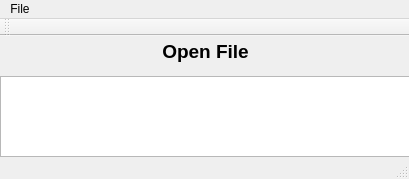
<?xml version="1.0" encoding="UTF-8"?>
<ui version="4.0">
 <class>Shorty</class>
 <widget class="QMainWindow" name="Shorty">
  <property name="geometry">
   <rect>
    <x>0</x>
    <y>0</y>
    <width>409</width>
    <height>179</height>
   </rect>
  </property>
  <property name="windowTitle">
   <string>Shorty</string>
  </property>
  <widget class="QWidget" name="centralWidget">
   <widget class="QTextEdit" name="textEdit">
    <property name="geometry">
     <rect>
      <x>0</x>
      <y>40</y>
      <width>411</width>
      <height>81</height>
     </rect>
    </property>
    <property name="font">
     <font>
      <pointsize>36</pointsize>
     </font>
    </property>
    <property name="focusPolicy">
     <enum>Qt::StrongFocus</enum>
    </property>
    <property name="readOnly">
     <bool>true</bool>
    </property>
    <property name="html">
     <string>&lt;!DOCTYPE HTML PUBLIC &quot;-//W3C//DTD HTML 4.0//EN&quot; &quot;http://www.w3.org/TR/REC-html40/strict.dtd&quot;&gt;
&lt;html&gt;&lt;head&gt;&lt;meta name=&quot;qrichtext&quot; content=&quot;1&quot; /&gt;&lt;style type=&quot;text/css&quot;&gt;
p, li { white-space: pre-wrap; }
&lt;/style&gt;&lt;/head&gt;&lt;body style=&quot; font-family:'MS Shell Dlg 2'; font-size:36pt; font-weight:400; font-style:normal;&quot;&gt;
&lt;p align=&quot;center&quot; style=&quot;-qt-paragraph-type:empty; margin-top:0px; margin-bottom:0px; margin-left:0px; margin-right:0px; -qt-block-indent:0; text-indent:0px;&quot;&gt;&lt;br /&gt;&lt;/p&gt;&lt;/body&gt;&lt;/html&gt;</string>
    </property>
   </widget>
   <widget class="QLabel" name="label">
    <property name="geometry">
     <rect>
      <x>0</x>
      <y>0</y>
      <width>411</width>
      <height>31</height>
     </rect>
    </property>
    <property name="font">
     <font>
      <pointsize>14</pointsize>
      <weight>75</weight>
      <bold>true</bold>
     </font>
    </property>
    <property name="text">
     <string>Open File</string>
    </property>
    <property name="alignment">
     <set>Qt::AlignCenter</set>
    </property>
   </widget>
  </widget>
  <widget class="QMenuBar" name="menuBar">
   <property name="geometry">
    <rect>
     <x>0</x>
     <y>0</y>
     <width>409</width>
     <height>21</height>
    </rect>
   </property>
   <widget class="QMenu" name="menuFile">
    <property name="title">
     <string>File</string>
    </property>
    <addaction name="actionOpen"/>
   </widget>
   <addaction name="menuFile"/>
  </widget>
  <widget class="QToolBar" name="mainToolBar">
   <attribute name="toolBarArea">
    <enum>TopToolBarArea</enum>
   </attribute>
   <attribute name="toolBarBreak">
    <bool>true</bool>
   </attribute>
  </widget>
  <widget class="QStatusBar" name="statusBar"/>
  <action name="actionOpen">
   <property name="text">
    <string>Open</string>
   </property>
  </action>
 </widget>
 <layoutdefault spacing="6" margin="11"/>
 <resources/>
 <connections/>
</ui>
